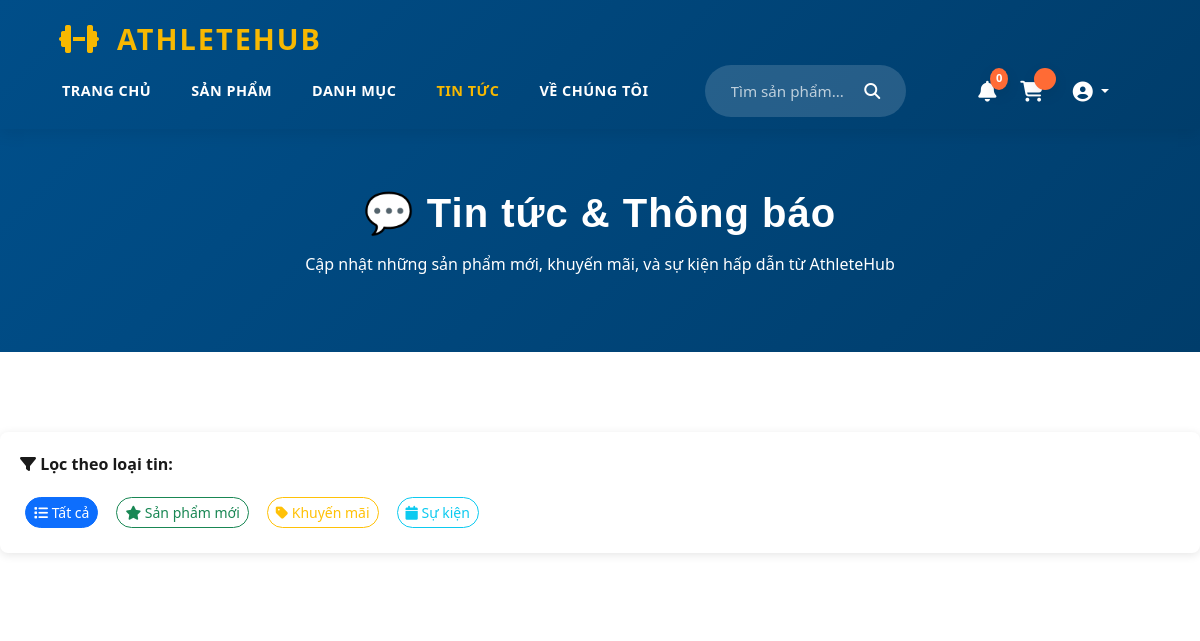
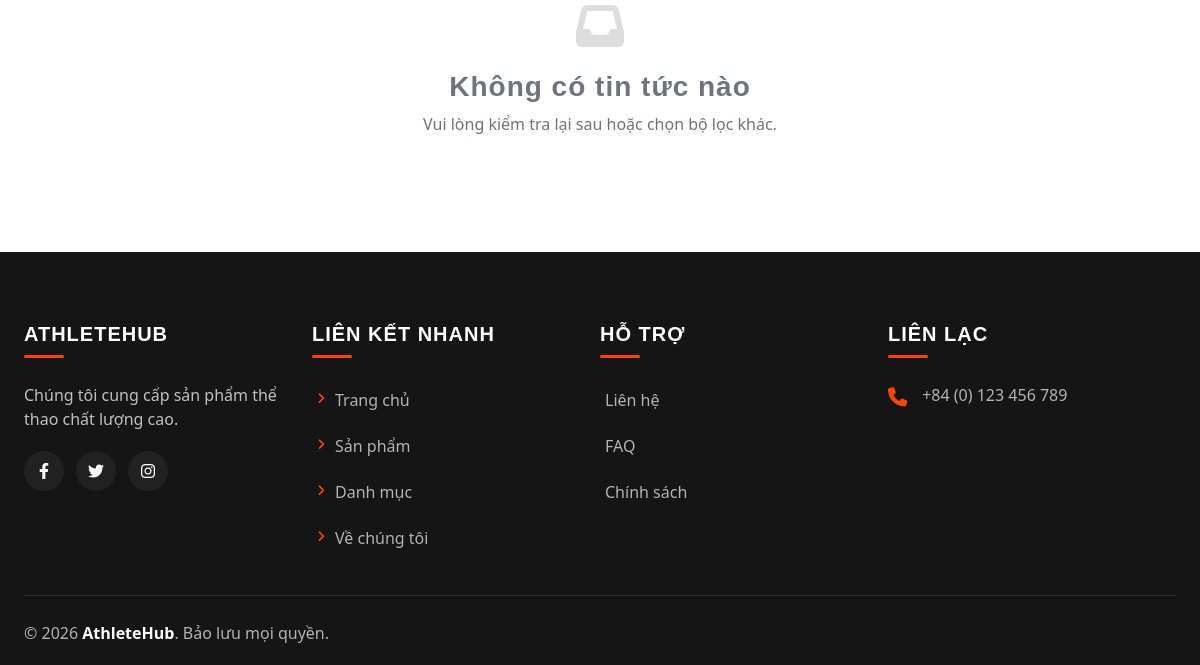
Before: /news.php with the older database file (2 pictures, top to bottom).
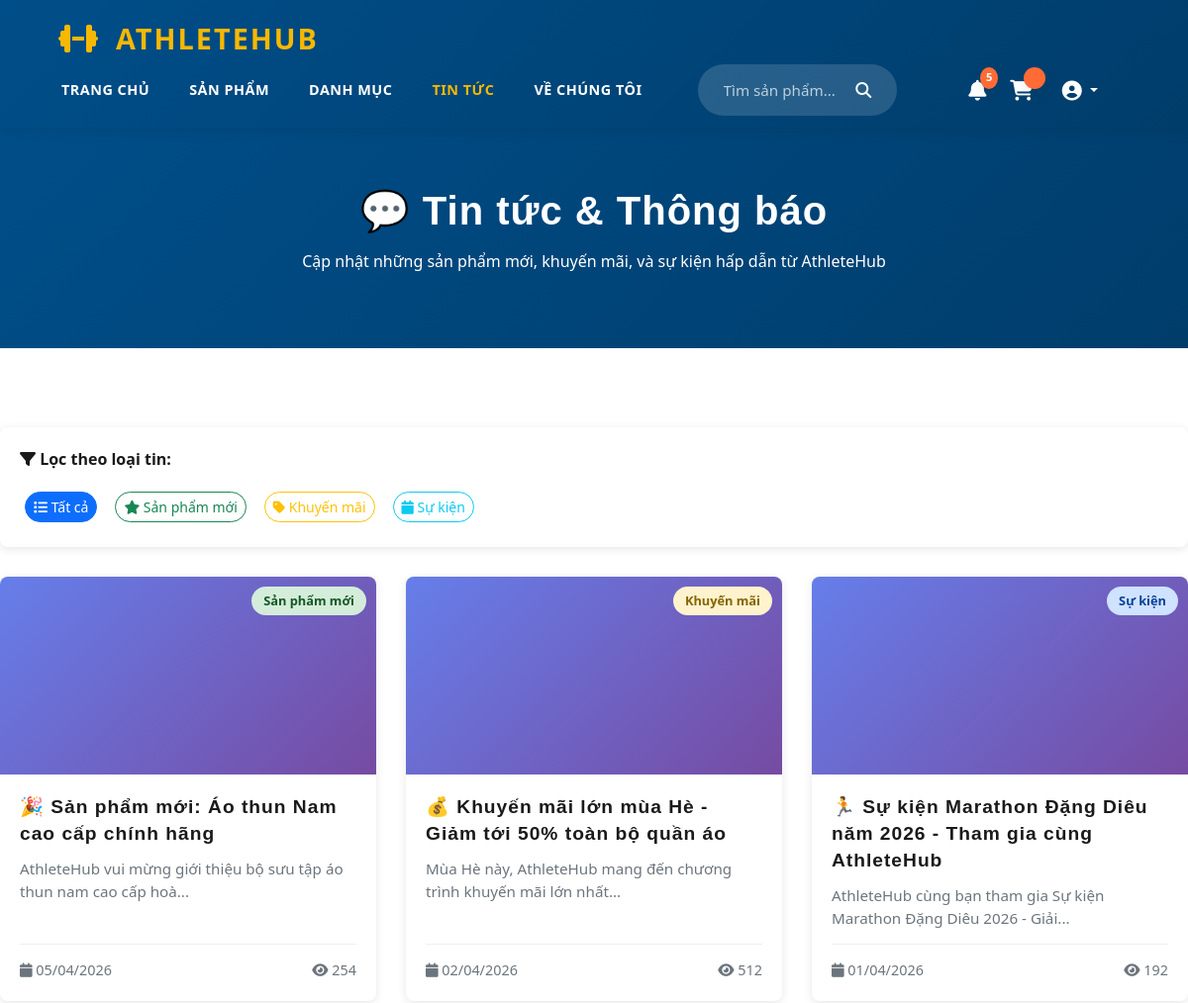
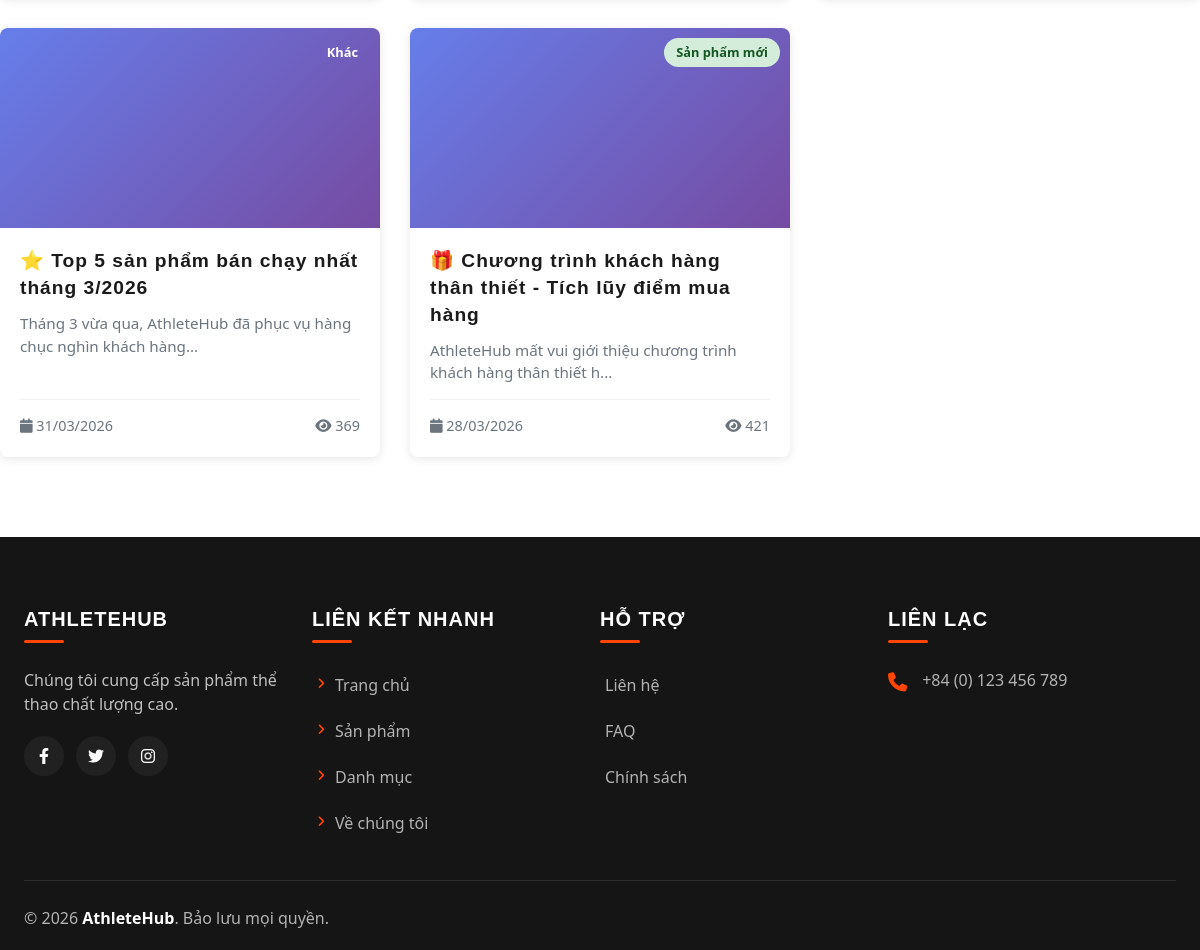
After: the same page with the newer database file (2 pictures, top to bottom).
### tables this page shows
CREATE TABLE `tin_tuc` (
  `id` int(11) NOT NULL COMMENT 'ID tin tức',
  `tieu_de` varchar(255) NOT NULL COMMENT 'Tiêu đề',
  `noi_dung` longtext NOT NULL COMMENT 'Nội dung',
  `hinh_anh` varchar(255) DEFAULT NULL COMMENT 'Hình ảnh',
  `loai_tin` enum('san-pham-moi','khuyen-mai','su-kien','other') DEFAULT 'san-pham-moi' COMMENT 'Loại tin tức',
  `trang_thai` tinyint(4) DEFAULT 1 COMMENT '1: Công khai, 0: Lưu nháp',
  `luot_xem` int(11) DEFAULT 0 COMMENT 'Số lượt xem',
  `admin_id` int(11) DEFAULT NULL COMMENT 'ID admin đăng tin',
  `ngay_tao` datetime DEFAULT current_timestamp() COMMENT 'Ngày tạo',
  `ngay_cap_nhat` datetime DEFAULT current_timestamp() ON UPDATE current_timestamp() COMMENT 'Ngày cập nhật'
);

### model/news.php (called while the page is built, shortened)
<?php
function getAllNews($conn, $page = 1, $limit = 10, $loai_tin = null, $trang_thai = 1) {
    $offset = ($page - 1) * $limit;
    $sql = "SELECT * FROM tin_tuc WHERE trang_thai = :trang_thai";
    $sql .= " ORDER BY ngay_tao DESC LIMIT :limit OFFSET :offset";
    $stmt = $conn->prepare($sql);
    $stmt->bindValue(':trang_thai', $trang_thai, PDO::PARAM_INT);
    $stmt->bindValue(':limit', $limit, PDO::PARAM_INT);
    $stmt->bindValue(':offset', $offset, PDO::PARAM_INT);
    $stmt->execute();
    return $stmt->fetchAll(PDO::FETCH_ASSOC);
}
function countNews($conn, $loai_tin = null, $trang_thai = 1) {
    $sql = "SELECT COUNT(*) as total FROM tin_tuc WHERE trang_thai = :trang_thai";
    $stmt = $conn->prepare($sql);
    $stmt->bindValue(':trang_thai', $trang_thai, PDO::PARAM_INT);
    $stmt->execute();
    $result = $stmt->fetch(PDO::FETCH_ASSOC);
    return $result['total'];
}
function getNewsTypeLabel($loai_tin) {
    $labels = [
        'san-pham-moi' => 'Sản phẩm mới',
        'khuyen-mai' => 'Khuyến mãi',
        'su-kien' => 'Sự kiện',
        'other' => 'Khác'
    ];
    return $labels[$loai_tin] ?? 'Khác';
}
function truncateText($text, $length = 150) {
    if (strlen($text) > $length) {
        return substr($text, 0, $length) . '...';
    }
    return $text;
}
?>

### news.php (the view, shortened to what the changed rows need)
<?php
require_once 'model/news.php';
$db = new Database();
$conn = $db->connect();
$page = $_GET['page'] ?? 1;
$loai_tin = $_GET['loai_tin'] ?? null;
$news_list = getAllNews($conn, $page, 12, $loai_tin, 1);
$newsCount = countNews($conn, null, 1);
?>
<!DOCTYPE html>
<html lang="vi">
<head>
    <link href="https://cdnjs.cloudflare.com/ajax/libs/bootstrap/5.3.2/css/bootstrap.min.css" rel="stylesheet">
    <link href="https://cdnjs.cloudflare.com/ajax/libs/font-awesome/6.4.0/css/all.min.css" rel="stylesheet">
    <link rel="stylesheet" href="css/variables.css">
    <link rel="stylesheet" href="css/navbar.css">
    <link rel="stylesheet" href="css/footer.css">
    <link rel="stylesheet" href="css/utilities.css">
</head>
<body>
    <nav class="navbar navbar-expand-lg navbar-custom">
        <div class="container px-4">
            <div class="row">
                <div class="col-12">
                    <div class="collapse navbar-collapse" id="navbarNav">
                        <div class="navbar-right">
                            <div class="nav-notification-wrapper">
                                <div class="nav-notification" id="notificationBell">
                                    <i class="fas fa-bell"></i>
                                    <span class="notification-badge" id="notificationCount"><?= $newsCount ?></span>
                                </div>
                            </div>
                        </div>
                    </div>
                </div>
            </div>
        </div>
    </nav>
    <div class="news-page-header">
        <div class="container-custom">
            <h1>💬 Tin tức & Thông báo</h1>
        </div>
    </div>
    <div class="container-custom" style="padding: 40px 0;">
        <?php if (!empty($news_list)): ?>
            <div class="news-grid">
                <?php foreach ($news_list as $item): ?>
                    <div class="news-card" onclick="window.location.href='news-detail.php?id=<?= $item['id'] ?>'">
                        <div class="news-card-image">
                            <span class="news-card-badge badge-<?= str_replace(' ', '-', $item['loai_tin']) ?>">
                                <?= getNewsTypeLabel($item['loai_tin']) ?>
                            </span>
                        </div>
                        <div class="news-card-body">
                            <h3 class="news-card-title"><?= htmlspecialchars($item['tieu_de']) ?></h3>
                            <p class="news-card-excerpt"><?= htmlspecialchars(truncateText($item['noi_dung'], 80)) ?></p>
                            <div class="news-card-footer">
                                <span><i class="fas fa-calendar"></i> <?= date('d/m/Y', strtotime($item['ngay_tao'])) ?></span>
                                <span><i class="fas fa-eye"></i> <?= $item['luot_xem'] ?></span>
                            </div>
                        </div>
                    </div>
                <?php endforeach; ?>
            </div>
        <?php else: ?>
            <div class="empty-state">
                <i class="fas fa-inbox"></i>
                <h3>Không có tin tức nào</h3>
                <p>Vui lòng kiểm tra lại sau hoặc chọn bộ lọc khác.</p>
            </div>
        <?php endif; ?>
    </div>
</body>
</html>

Changed rows visible on the page:
added tin_tuc: loai_tin "Sản phẩm mới", tieu_de "🎉 Sản phẩm mới: Áo thun Nam cao cấp chính hãng", noi_dung "AthleteHub vui mừng giới thiệu bộ sưu tập áo thun nam cao cấp hoà...", ngay_tao "05/04/2026", luot_xem "254"
added tin_tuc: loai_tin "Khuyến mãi", tieu_de "💰 Khuyến mãi lớn mùa Hè - Giảm tới 50% toàn bộ quần áo", noi_dung "Mùa Hè này, AthleteHub mang đến chương trình khuyến mãi lớn nhất...", ngay_tao "02/04/2026", luot_xem "512"
added tin_tuc: loai_tin "Sự kiện", tieu_de "🏃 Sự kiện Marathon Đặng Diêu năm 2026 - Tham gia cùng AthleteHub", noi_dung "AthleteHub cùng bạn tham gia Sự kiện Marathon Đặng Diêu 2026 - Giải...", ngay_tao "01/04/2026", luot_xem "192"
added tin_tuc: loai_tin "Khác", tieu_de "⭐ Top 5 sản phẩm bán chạy nhất tháng 3/2026", noi_dung "Tháng 3 vừa qua, AthleteHub đã phục vụ hàng chục nghìn khách hàng...", ngay_tao "31/03/2026", luot_xem "369"
added tin_tuc: loai_tin "Sản phẩm mới", tieu_de "🎁 Chương trình khách hàng thân thiết - Tích lũy điểm mua hàng", noi_dung "AthleteHub mất vui giới thiệu chương trình khách hàng thân thiết h...", ngay_tao "28/03/2026", luot_xem "421"
Other visible differences:
$newsCount: "0" → "5"
text no longer shown: "Không có tin tức nào Vui lòng kiểm tra lại sau hoặc chọn bộ lọc khác."
